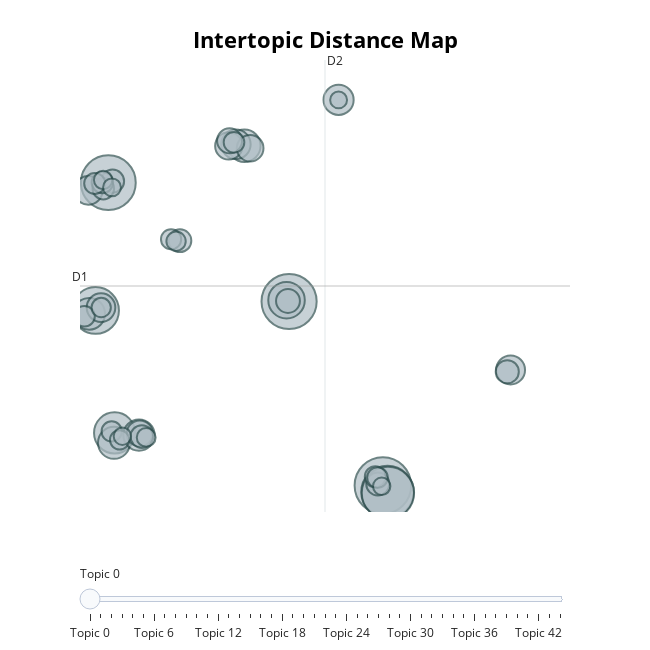

The code cell stored with this chart in its notebook:
### Code cell
default_topic_model.visualize_topics()

### Figure 1 — Plotly figure (JSON) as saved in the notebook; plotly's stock layout.template omitted (floating-point values rounded to 4 significant figures; data arrays with more than 128 entries replaced by an {"elided": "..."} marker saying what was removed)
{"data": [{"customdata": {"elided": "45x3 mixed values"}, "hovertemplate": "<b>Topic %{customdata[0]}</b><br>%{customdata[1]}<br>Size: %{customdata[2]}", "legendgroup": "", "marker": {"color": "#B0BEC5", "line": {"color": "DarkSlateGrey", "width": 2}, "size": [180, 171, 169, 155, 154, 123, 95, 75, 59, 58, 57, 55, 51, 49, 47, 46, 46, 42, 40, 38, 35, 32, 30, 30, 30, 29, 29, 26, 26, 25, 25, 24, 24, 24, 23, 23, 21, 21, 21, 20, 19, 18, 17, 17, 16], "sizemode": "area", "sizeref": 0.1125, "symbol": "circle"}, "mode": "markers", "name": "", "orientation": "v", "showlegend": false, "type": "scatter", "x": [10.01, 6.513, -0.2298, 10.18, 10.2, -0.7068, 0.00406, 6.418, 4.846, -0.01683, -0.946, 0.9124, 8.36, 4.529, 14.78, -0.5024, -0.9779, 4.265, 5.061, 0.9409, 4.293, 6.472, -0.07229, 9.823, 14.65, 2.443, 1.019, -0.4167, -0.452, -0.7374, 9.731, 4.458, 9.81, -1.119, -0.1056, 2.111, -0.4964, 0.1918, 2.297, 1.182, -0.4233, -0.09347, 0.294, 9.968, 8.36], "xaxis": "x", "y": [-8.577, 4.595, 13.11, -9.046, -9.109, 3.957, -4.81, 4.69, 15.75, -5.52, 3.717, -4.965, 19.04, 15.86, -0.3027, 4.162, 12.56, 15.74, 15.58, -4.85, 16.11, 4.636, 13.22, -8.465, -0.4283, 8.956, -5.073, 12.68, 13.13, 13.05, -7.952, 16.0, -8.01, 3.544, -4.707, 9.057, 4.168, -5.31, 8.916, -5.134, 13.3, 12.77, -5.047, -8.634, 19.04], "yaxis": "y"}], "layout": {"annotations": [{"showarrow": false, "text": "D1", "x": -1.287, "y": 5.709, "yshift": 10}, {"showarrow": false, "text": "D2", "x": 7.853, "xshift": 10, "y": 21.89}], "height": 650, "hoverlabel": {"bgcolor": "white", "font": {"family": "Rockwell", "size": 16}}, "legend": {"itemsizing": "constant", "tracegroupgap": 0}, "margin": {"t": 60}, "shapes": [{"line": {"color": "#CFD8DC", "width": 2}, "type": "line", "x0": 7.853, "x1": 7.853, "y0": -10.48, "y1": 21.89}, {"line": {"color": "#9E9E9E", "width": 2}, "type": "line", "x0": -1.287, "x1": 16.99, "y0": 5.709, "y1": 5.709}], "sliders": [{"active": 0, "pad": {"t": 50}, "steps": [{"args": [{"marker.color": [["red", "#B0BEC5", "#B0BEC5", "#B0BEC5", "#B0BEC5", "#B0BEC5", "#B0BEC5", "#B0BEC5", "#B0BEC5", "#B0BEC5", "#B0BEC5", "#B0BEC5", "#B0BEC5", "#B0BEC5", "#B0BEC5", "#B0BEC5", "#B0BEC5", "#B0BEC5", "#B0BEC5", "#B0BEC5", "#B0BEC5", "#B0BEC5", "#B0BEC5", "#B0BEC5", "#B0BEC5", "#B0BEC5", "#B0BEC5", "#B0BEC5", "#B0BEC5", "#B0BEC5", "#B0BEC5", "#B0BEC5", "#B0BEC5", "#B0BEC5", "#B0BEC5", "#B0BEC5", "#B0BEC5", "#B0BEC5", "#B0BEC5", "#B0BEC5", "#B0BEC5", "#B0BEC5", "#B0BEC5", "#B0BEC5", "#B0BEC5"]]}], "label": "Topic 0", "method": "update"}, {"args": [{"marker.color": [["#B0BEC5", "red", "#B0BEC5", "#B0BEC5", "#B0BEC5", "#B0BEC5", "#B0BEC5", "#B0BEC5", "#B0BEC5", "#B0BEC5", "#B0BEC5", "#B0BEC5", "#B0BEC5", "#B0BEC5", "#B0BEC5", "#B0BEC5", "#B0BEC5", "#B0BEC5", "#B0BEC5", "#B0BEC5", "#B0BEC5", "#B0BEC5", "#B0BEC5", "#B0BEC5", "#B0BEC5", "#B0BEC5", "#B0BEC5", "#B0BEC5", "#B0BEC5", "#B0BEC5", "#B0BEC5", "#B0BEC5", "#B0BEC5", "#B0BEC5", "#B0BEC5", "#B0BEC5", "#B0BEC5", "#B0BEC5", "#B0BEC5", "#B0BEC5", "#B0BEC5", "#B0BEC5", "#B0BEC5", "#B0BEC5", "#B0BEC5"]]}], "label": "Topic 1", "method": "update"}, {"args": [{"marker.color": [["#B0BEC5", "#B0BEC5", "red", "#B0BEC5", "#B0BEC5", "#B0BEC5", "#B0BEC5", "#B0BEC5", "#B0BEC5", "#B0BEC5", "#B0BEC5", "#B0BEC5", "#B0BEC5", "#B0BEC5", "#B0BEC5", "#B0BEC5", "#B0BEC5", "#B0BEC5", "#B0BEC5", "#B0BEC5", "#B0BEC5", "#B0BEC5", "#B0BEC5", "#B0BEC5", "#B0BEC5", "#B0BEC5", "#B0BEC5", "#B0BEC5", "#B0BEC5", "#B0BEC5", "#B0BEC5", "#B0BEC5", "#B0BEC5", "#B0BEC5", "#B0BEC5", "#B0BEC5", "#B0BEC5", "#B0BEC5", "#B0BEC5", "#B0BEC5", "#B0BEC5", "#B0BEC5", "#B0BEC5", "#B0BEC5", "#B0BEC5"]]}], "label": "Topic 2", "method": "update"}, {"args": [{"marker.color": [["#B0BEC5", "#B0BEC5", "#B0BEC5", "red", "#B0BEC5", "#B0BEC5", "#B0BEC5", "#B0BEC5", "#B0BEC5", "#B0BEC5", "#B0BEC5", "#B0BEC5", "#B0BEC5", "#B0BEC5", "#B0BEC5", "#B0BEC5", "#B0BEC5", "#B0BEC5", "#B0BEC5", "#B0BEC5", "#B0BEC5", "#B0BEC5", "#B0BEC5", "#B0BEC5", "#B0BEC5", "#B0BEC5", "#B0BEC5", "#B0BEC5", "#B0BEC5", "#B0BEC5", "#B0BEC5", "#B0BEC5", "#B0BEC5", "#B0BEC5", "#B0BEC5", "#B0BEC5", "#B0BEC5", "#B0BEC5", "#B0BEC5", "#B0BEC5", "#B0BEC5", "#B0BEC5", "#B0BEC5", "#B0BEC5", "#B0BEC5"]]}], "label": "Topic 3", "method": "update"}, {"args": [{"marker.color": [["#B0BEC5", "#B0BEC5", "#B0BEC5", "#B0BEC5", "red", "#B0BEC5", "#B0BEC5", "#B0BEC5", "#B0BEC5", "#B0BEC5", "#B0BEC5", "#B0BEC5", "#B0BEC5", "#B0BEC5", "#B0BEC5", "#B0BEC5", "#B0BEC5", "#B0BEC5", "#B0BEC5", "#B0BEC5", "#B0BEC5", "#B0BEC5", "#B0BEC5", "#B0BEC5", "#B0BEC5", "#B0BEC5", "#B0BEC5", "#B0BEC5", "#B0BEC5", "#B0BEC5", "#B0BEC5", "#B0BEC5", "#B0BEC5", "#B0BEC5", "#B0BEC5", "#B0BEC5", "#B0BEC5", "#B0BEC5", "#B0BEC5", "#B0BEC5", "#B0BEC5", "#B0BEC5", "#B0BEC5", "#B0BEC5", "#B0BEC5"]]}], "label": "Topic 4", "method": "update"}, {"args": [{"marker.color": [["#B0BEC5", "#B0BEC5", "#B0BEC5", "#B0BEC5", "#B0BEC5", "red", "#B0BEC5", "#B0BEC5", "#B0BEC5", "#B0BEC5", "#B0BEC5", "#B0BEC5", "#B0BEC5", "#B0BEC5", "#B0BEC5", "#B0BEC5", "#B0BEC5", "#B0BEC5", "#B0BEC5", "#B0BEC5", "#B0BEC5", "#B0BEC5", "#B0BEC5", "#B0BEC5", "#B0BEC5", "#B0BEC5", "#B0BEC5", "#B0BEC5", "#B0BEC5", "#B0BEC5", "#B0BEC5", "#B0BEC5", "#B0BEC5", "#B0BEC5", "#B0BEC5", "#B0BEC5", "#B0BEC5", "#B0BEC5", "#B0BEC5", "#B0BEC5", "#B0BEC5", "#B0BEC5", "#B0BEC5", "#B0BEC5", "#B0BEC5"]]}], "label": "Topic 5", "method": "update"}, {"args": [{"marker.color": [["#B0BEC5", "#B0BEC5", "#B0BEC5", "#B0BEC5", "#B0BEC5", "#B0BEC5", "red", "#B0BEC5", "#B0BEC5", "#B0BEC5", "#B0BEC5", "#B0BEC5", "#B0BEC5", "#B0BEC5", "#B0BEC5", "#B0BEC5", "#B0BEC5", "#B0BEC5", "#B0BEC5", "#B0BEC5", "#B0BEC5", "#B0BEC5", "#B0BEC5", "#B0BEC5", "#B0BEC5", "#B0BEC5", "#B0BEC5", "#B0BEC5", "#B0BEC5", "#B0BEC5", "#B0BEC5", "#B0BEC5", "#B0BEC5", "#B0BEC5", "#B0BEC5", "#B0BEC5", "#B0BEC5", "#B0BEC5", "#B0BEC5", "#B0BEC5", "#B0BEC5", "#B0BEC5", "#B0BEC5", "#B0BEC5", "#B0BEC5"]]}], "label": "Topic 6", "method": "update"}, {"args": [{"marker.color": [["#B0BEC5", "#B0BEC5", "#B0BEC5", "#B0BEC5", "#B0BEC5", "#B0BEC5", "#B0BEC5", "red", "#B0BEC5", "#B0BEC5", "#B0BEC5", "#B0BEC5", "#B0BEC5", "#B0BEC5", "#B0BEC5", "#B0BEC5", "#B0BEC5", "#B0BEC5", "#B0BEC5", "#B0BEC5", "#B0BEC5", "#B0BEC5", "#B0BEC5", "#B0BEC5", "#B0BEC5", "#B0BEC5", "#B0BEC5", "#B0BEC5", "#B0BEC5", "#B0BEC5", "#B0BEC5", "#B0BEC5", "#B0BEC5", "#B0BEC5", "#B0BEC5", "#B0BEC5", "#B0BEC5", "#B0BEC5", "#B0BEC5", "#B0BEC5", "#B0BEC5", "#B0BEC5", "#B0BEC5", "#B0BEC5", "#B0BEC5"]]}], "label": "Topic 7", "method": "update"}, {"args": [{"marker.color": [["#B0BEC5", "#B0BEC5", "#B0BEC5", "#B0BEC5", "#B0BEC5", "#B0BEC5", "#B0BEC5", "#B0BEC5", "red", "#B0BEC5", "#B0BEC5", "#B0BEC5", "#B0BEC5", "#B0BEC5", "#B0BEC5", "#B0BEC5", "#B0BEC5", "#B0BEC5", "#B0BEC5", "#B0BEC5", "#B0BEC5", "#B0BEC5", "#B0BEC5", "#B0BEC5", "#B0BEC5", "#B0BEC5", "#B0BEC5", "#B0BEC5", "#B0BEC5", "#B0BEC5", "#B0BEC5", "#B0BEC5", "#B0BEC5", "#B0BEC5", "#B0BEC5", "#B0BEC5", "#B0BEC5", "#B0BEC5", "#B0BEC5", "#B0BEC5", "#B0BEC5", "#B0BEC5", "#B0BEC5", "#B0BEC5", "#B0BEC5"]]}], "label": "Topic 8", "method": "update"}, {"args": [{"marker.color": [["#B0BEC5", "#B0BEC5", "#B0BEC5", "#B0BEC5", "#B0BEC5", "#B0BEC5", "#B0BEC5", "#B0BEC5", "#B0BEC5", "red", "#B0BEC5", "#B0BEC5", "#B0BEC5", "#B0BEC5", "#B0BEC5", "#B0BEC5", "#B0BEC5", "#B0BEC5", "#B0BEC5", "#B0BEC5", "#B0BEC5", "#B0BEC5", "#B0BEC5", "#B0BEC5", "#B0BEC5", "#B0BEC5", "#B0BEC5", "#B0BEC5", "#B0BEC5", "#B0BEC5", "#B0BEC5", "#B0BEC5", "#B0BEC5", "#B0BEC5", "#B0BEC5", "#B0BEC5", "#B0BEC5", "#B0BEC5", "#B0BEC5", "#B0BEC5", "#B0BEC5", "#B0BEC5", "#B0BEC5", "#B0BEC5", "#B0BEC5"]]}], "label": "Topic 9", "method": "update"}, {"args": [{"marker.color": [["#B0BEC5", "#B0BEC5", "#B0BEC5", "#B0BEC5", "#B0BEC5", "#B0BEC5", "#B0BEC5", "#B0BEC5", "#B0BEC5", "#B0BEC5", "red", "#B0BEC5", "#B0BEC5", "#B0BEC5", "#B0BEC5", "#B0BEC5", "#B0BEC5", "#B0BEC5", "#B0BEC5", "#B0BEC5", "#B0BEC5", "#B0BEC5", "#B0BEC5", "#B0BEC5", "#B0BEC5", "#B0BEC5", "#B0BEC5", "#B0BEC5", "#B0BEC5", "#B0BEC5", "#B0BEC5", "#B0BEC5", "#B0BEC5", "#B0BEC5", "#B0BEC5", "#B0BEC5", "#B0BEC5", "#B0BEC5", "#B0BEC5", "#B0BEC5", "#B0BEC5", "#B0BEC5", "#B0BEC5", "#B0BEC5", "#B0BEC5"]]}], "label": "Topic 10", "method": "update"}, {"args": [{"marker.color": [["#B0BEC5", "#B0BEC5", "#B0BEC5", "#B0BEC5", "#B0BEC5", "#B0BEC5", "#B0BEC5", "#B0BEC5", "#B0BEC5", "#B0BEC5", "#B0BEC5", "red", "#B0BEC5", "#B0BEC5", "#B0BEC5", "#B0BEC5", "#B0BEC5", "#B0BEC5", "#B0BEC5", "#B0BEC5", "#B0BEC5", "#B0BEC5", "#B0BEC5", "#B0BEC5", "#B0BEC5", "#B0BEC5", "#B0BEC5", "#B0BEC5", "#B0BEC5", "#B0BEC5", "#B0BEC5", "#B0BEC5", "#B0BEC5", "#B0BEC5", "#B0BEC5", "#B0BEC5", "#B0BEC5", "#B0BEC5", "#B0BEC5", "#B0BEC5", "#B0BEC5", "#B0BEC5", "#B0BEC5", "#B0BEC5", "#B0BEC5"]]}], "label": "Topic 11", "method": "update"}, {"args": [{"marker.color": [["#B0BEC5", "#B0BEC5", "#B0BEC5", "#B0BEC5", "#B0BEC5", "#B0BEC5", "#B0BEC5", "#B0BEC5", "#B0BEC5", "#B0BEC5", "#B0BEC5", "#B0BEC5", "red", "#B0BEC5", "#B0BEC5", "#B0BEC5", "#B0BEC5", "#B0BEC5", "#B0BEC5", "#B0BEC5", "#B0BEC5", "#B0BEC5", "#B0BEC5", "#B0BEC5", "#B0BEC5", "#B0BEC5", "#B0BEC5", "#B0BEC5", "#B0BEC5", "#B0BEC5", "#B0BEC5", "#B0BEC5", "#B0BEC5", "#B0BEC5", "#B0BEC5", "#B0BEC5", "#B0BEC5", "#B0BEC5", "#B0BEC5", "#B0BEC5", "#B0BEC5", "#B0BEC5", "#B0BEC5", "#B0BEC5", "#B0BEC5"]]}], "label": "Topic 12", "method": "update"}, {"args": [{"marker.color": [["#B0BEC5", "#B0BEC5", "#B0BEC5", "#B0BEC5", "#B0BEC5", "#B0BEC5", "#B0BEC5", "#B0BEC5", "#B0BEC5", "#B0BEC5", "#B0BEC5", "#B0BEC5", "#B0BEC5", "red", "#B0BEC5", "#B0BEC5", "#B0BEC5", "#B0BEC5", "#B0BEC5", "#B0BEC5", "#B0BEC5", "#B0BEC5", "#B0BEC5", "#B0BEC5", "#B0BEC5", "#B0BEC5", "#B0BEC5", "#B0BEC5", "#B0BEC5", "#B0BEC5", "#B0BEC5", "#B0BEC5", "#B0BEC5", "#B0BEC5", "#B0BEC5", "#B0BEC5", "#B0BEC5", "#B0BEC5", "#B0BEC5", "#B0BEC5", "#B0BEC5", "#B0BEC5", "#B0BEC5", "#B0BEC5", "#B0BEC5"]]}], "label": "Topic 13", "method": "update"}, {"args": [{"marker.color": [["#B0BEC5", "#B0BEC5", "#B0BEC5", "#B0BEC5", "#B0BEC5", "#B0BEC5", "#B0BEC5", "#B0BEC5", "#B0BEC5", "#B0BEC5", "#B0BEC5", "#B0BEC5", "#B0BEC5", "#B0BEC5", "red", "#B0BEC5", "#B0BEC5", "#B0BEC5", "#B0BEC5", "#B0BEC5", "#B0BEC5", "#B0BEC5", "#B0BEC5", "#B0BEC5", "#B0BEC5", "#B0BEC5", "#B0BEC5", "#B0BEC5", "#B0BEC5", "#B0BEC5", "#B0BEC5", "#B0BEC5", "#B0BEC5", "#B0BEC5", "#B0BEC5", "#B0BEC5", "#B0BEC5", "#B0BEC5", "#B0BEC5", "#B0BEC5", "#B0BEC5", "#B0BEC5", "#B0BEC5", "#B0BEC5", "#B0BEC5"]]}], "label": "Topic 14", "method": "update"}, {"args": [{"marker.color": [["#B0BEC5", "#B0BEC5", "#B0BEC5", "#B0BEC5", "#B0BEC5", "#B0BEC5", "#B0BEC5", "#B0BEC5", "#B0BEC5", "#B0BEC5", "#B0BEC5", "#B0BEC5", "#B0BEC5", "#B0BEC5", "#B0BEC5", "red", "#B0BEC5", "#B0BEC5", "#B0BEC5", "#B0BEC5", "#B0BEC5", "#B0BEC5", "#B0BEC5", "#B0BEC5", "#B0BEC5", "#B0BEC5", "#B0BEC5", "#B0BEC5", "#B0BEC5", "#B0BEC5", "#B0BEC5", "#B0BEC5", "#B0BEC5", "#B0BEC5", "#B0BEC5", "#B0BEC5", "#B0BEC5", "#B0BEC5", "#B0BEC5", "#B0BEC5", "#B0BEC5", "#B0BEC5", "#B0BEC5", "#B0BEC5", "#B0BEC5"]]}], "label": "Topic 15", "method": "update"}, {"args": [{"marker.color": [["#B0BEC5", "#B0BEC5", "#B0BEC5", "#B0BEC5", "#B0BEC5", "#B0BEC5", "#B0BEC5", "#B0BEC5", "#B0BEC5", "#B0BEC5", "#B0BEC5", "#B0BEC5", "#B0BEC5", "#B0BEC5", "#B0BEC5", "#B0BEC5", "red", "#B0BEC5", "#B0BEC5", "#B0BEC5", "#B0BEC5", "#B0BEC5", "#B0BEC5", "#B0BEC5", "#B0BEC5", "#B0BEC5", "#B0BEC5", "#B0BEC5", "#B0BEC5", "#B0BEC5", "#B0BEC5", "#B0BEC5", "#B0BEC5", "#B0BEC5", "#B0BEC5", "#B0BEC5", "#B0BEC5", "#B0BEC5", "#B0BEC5", "#B0BEC5", "#B0BEC5", "#B0BEC5", "#B0BEC5", "#B0BEC5", "#B0BEC5"]]}], "label": "Topic 16", "method": "update"}, {"args": [{"marker.color": [["#B0BEC5", "#B0BEC5", "#B0BEC5", "#B0BEC5", "#B0BEC5", "#B0BEC5", "#B0BEC5", "#B0BEC5", "#B0BEC5", "#B0BEC5", "#B0BEC5", "#B0BEC5", "#B0BEC5", "#B0BEC5", "#B0BEC5", "#B0BEC5", "#B0BEC5", "red", "#B0BEC5", "#B0BEC5", "#B0BEC5", "#B0BEC5", "#B0BEC5", "#B0BEC5", "#B0BEC5", "#B0BEC5", "#B0BEC5", "#B0BEC5", "#B0BEC5", "#B0BEC5", "#B0BEC5", "#B0BEC5", "#B0BEC5", "#B0BEC5", "#B0BEC5", "#B0BEC5", "#B0BEC5", "#B0BEC5", "#B0BEC5", "#B0BEC5", "#B0BEC5", "#B0BEC5", "#B0BEC5", "#B0BEC5", "#B0BEC5"]]}], "label": "Topic 17", "method": "update"}, {"args": [{"marker.color": [["#B0BEC5", "#B0BEC5", "#B0BEC5", "#B0BEC5", "#B0BEC5", "#B0BEC5", "#B0BEC5", "#B0BEC5", "#B0BEC5", "#B0BEC5", "#B0BEC5", "#B0BEC5", "#B0BEC5", "#B0BEC5", "#B0BEC5", "#B0BEC5", "#B0BEC5", "#B0BEC5", "red", "#B0BEC5", "#B0BEC5", "#B0BEC5", "#B0BEC5", "#B0BEC5", "#B0BEC5", "#B0BEC5", "#B0BEC5", "#B0BEC5", "#B0BEC5", "#B0BEC5", "#B0BEC5", "#B0BEC5", "#B0BEC5", "#B0BEC5", "#B0BEC5", "#B0BEC5", "#B0BEC5", "#B0BEC5", "#B0BEC5", "#B0BEC5", "#B0BEC5", "#B0BEC5", "#B0BEC5", "#B0BEC5", "#B0BEC5"]]}], "label": "Topic 18", "method": "update"}, {"args": [{"marker.color": [["#B0BEC5", "#B0BEC5", "#B0BEC5", "#B0BEC5", "#B0BEC5", "#B0BEC5", "#B0BEC5", "#B0BEC5", "#B0BEC5", "#B0BEC5", "#B0BEC5", "#B0BEC5", "#B0BEC5", "#B0BEC5", "#B0BEC5", "#B0BEC5", "#B0BEC5", "#B0BEC5", "#B0BEC5", "red", "#B0BEC5", "#B0BEC5", "#B0BEC5", "#B0BEC5", "#B0BEC5", "#B0BEC5", "#B0BEC5", "#B0BEC5", "#B0BEC5", "#B0BEC5", "#B0BEC5", "#B0BEC5", "#B0BEC5", "#B0BEC5", "#B0BEC5", "#B0BEC5", "#B0BEC5", "#B0BEC5", "#B0BEC5", "#B0BEC5", "#B0BEC5", "#B0BEC5", "#B0BEC5", "#B0BEC5", "#B0BEC5"]]}], "label": "Topic 19", "method": "update"}, {"args": [{"marker.color": [["#B0BEC5", "#B0BEC5", "#B0BEC5", "#B0BEC5", "#B0BEC5", "#B0BEC5", "#B0BEC5", "#B0BEC5", "#B0BEC5", "#B0BEC5", "#B0BEC5", "#B0BEC5", "#B0BEC5", "#B0BEC5", "#B0BEC5", "#B0BEC5", "#B0BEC5", "#B0BEC5", "#B0BEC5", "#B0BEC5", "red", "#B0BEC5", "#B0BEC5", "#B0BEC5", "#B0BEC5", "#B0BEC5", "#B0BEC5", "#B0BEC5", "#B0BEC5", "#B0BEC5", "#B0BEC5", "#B0BEC5", "#B0BEC5", "#B0BEC5", "#B0BEC5", "#B0BEC5", "#B0BEC5", "#B0BEC5", "#B0BEC5", "#B0BEC5", "#B0BEC5", "#B0BEC5", "#B0BEC5", "#B0BEC5", "#B0BEC5"]]}], "label": "Topic 20", "method": "update"}, {"args": [{"marker.color": [["#B0BEC5", "#B0BEC5", "#B0BEC5", "#B0BEC5", "#B0BEC5", "#B0BEC5", "#B0BEC5", "#B0BEC5", "#B0BEC5", "#B0BEC5", "#B0BEC5", "#B0BEC5", "#B0BEC5", "#B0BEC5", "#B0BEC5", "#B0BEC5", "#B0BEC5", "#B0BEC5", "#B0BEC5", "#B0BEC5", "#B0BEC5", "red", "#B0BEC5", "#B0BEC5", "#B0BEC5", "#B0BEC5", "#B0BEC5", "#B0BEC5", "#B0BEC5", "#B0BEC5", "#B0BEC5", "#B0BEC5", "#B0BEC5", "#B0BEC5", "#B0BEC5", "#B0BEC5", "#B0BEC5", "#B0BEC5", "#B0BEC5", "#B0BEC5", "#B0BEC5", "#B0BEC5", "#B0BEC5", "#B0BEC5", "#B0BEC5"]]}], "label": "Topic 21", "method": "update"}, {"args": [{"marker.color": [["#B0BEC5", "#B0BEC5", "#B0BEC5", "#B0BEC5", "#B0BEC5", "#B0BEC5", "#B0BEC5", "#B0BEC5", "#B0BEC5", "#B0BEC5", "#B0BEC5", "#B0BEC5", "#B0BEC5", "#B0BEC5", "#B0BEC5", "#B0BEC5", "#B0BEC5", "#B0BEC5", "#B0BEC5", "#B0BEC5", "#B0BEC5", "#B0BEC5", "red", "#B0BEC5", "#B0BEC5", "#B0BEC5", "#B0BEC5", "#B0BEC5", "#B0BEC5", "#B0BEC5", "#B0BEC5", "#B0BEC5", "#B0BEC5", "#B0BEC5", "#B0BEC5", "#B0BEC5", "#B0BEC5", "#B0BEC5", "#B0BEC5", "#B0BEC5", "#B0BEC5", "#B0BEC5", "#B0BEC5", "#B0BEC5", "#B0BEC5"]]}], "label": "Topic 22", "method": "update"}, {"args": [{"marker.color": [["#B0BEC5", "#B0BEC5", "#B0BEC5", "#B0BEC5", "#B0BEC5", "#B0BEC5", "#B0BEC5", "#B0BEC5", "#B0BEC5", "#B0BEC5", "#B0BEC5", "#B0BEC5", "#B0BEC5", "#B0BEC5", "#B0BEC5", "#B0BEC5", "#B0BEC5", "#B0BEC5", "#B0BEC5", "#B0BEC5", "#B0BEC5", "#B0BEC5", "#B0BEC5", "red", "#B0BEC5", "#B0BEC5", "#B0BEC5", "#B0BEC5", "#B0BEC5", "#B0BEC5", "#B0BEC5", "#B0BEC5", "#B0BEC5", "#B0BEC5", "#B0BEC5", "#B0BEC5", "#B0BEC5", "#B0BEC5", "#B0BEC5", "#B0BEC5", "#B0BEC5", "#B0BEC5", "#B0BEC5", "#B0BEC5", "#B0BEC5"]]}], "label": "Topic 23", "method": "update"}, {"args": [{"marker.color": [["#B0BEC5", "#B0BEC5", "#B0BEC5", "#B0BEC5", "#B0BEC5", "#B0BEC5", "#B0BEC5", "#B0BEC5", "#B0BEC5", "#B0BEC5", "#B0BEC5", "#B0BEC5", "#B0BEC5", "#B0BEC5", "#B0BEC5", "#B0BEC5", "#B0BEC5", "#B0BEC5", "#B0BEC5", "#B0BEC5", "#B0BEC5", "#B0BEC5", "#B0BEC5", "#B0BEC5", "red", "#B0BEC5", "#B0BEC5", "#B0BEC5", "#B0BEC5", "#B0BEC5", "#B0BEC5", "#B0BEC5", "#B0BEC5", "#B0BEC5", "#B0BEC5", "#B0BEC5", "#B0BEC5", "#B0BEC5", "#B0BEC5", "#B0BEC5", "#B0BEC5", "#B0BEC5", "#B0BEC5", "#B0BEC5", "#B0BEC5"]]}], "label": "Topic 24", "method": "update"}, {"args": [{"marker.color": [["#B0BEC5", "#B0BEC5", "#B0BEC5", "#B0BEC5", "#B0BEC5", "#B0BEC5", "#B0BEC5", "#B0BEC5", "#B0BEC5", "#B0BEC5", "#B0BEC5", "#B0BEC5", "#B0BEC5", "#B0BEC5", "#B0BEC5", "#B0BEC5", "#B0BEC5", "#B0BEC5", "#B0BEC5", "#B0BEC5", "#B0BEC5", "#B0BEC5", "#B0BEC5", "#B0BEC5", "#B0BEC5", "red", "#B0BEC5", "#B0BEC5", "#B0BEC5", "#B0BEC5", "#B0BEC5", "#B0BEC5", "#B0BEC5", "#B0BEC5", "#B0BEC5", "#B0BEC5", "#B0BEC5", "#B0BEC5", "#B0BEC5", "#B0BEC5", "#B0BEC5", "#B0BEC5", "#B0BEC5", "#B0BEC5", "#B0BEC5"]]}], "label": "Topic 25", "method": "update"}, {"args": [{"marker.color": [["#B0BEC5", "#B0BEC5", "#B0BEC5", "#B0BEC5", "#B0BEC5", "#B0BEC5", "#B0BEC5", "#B0BEC5", "#B0BEC5", "#B0BEC5", "#B0BEC5", "#B0BEC5", "#B0BEC5", "#B0BEC5", "#B0BEC5", "#B0BEC5", "#B0BEC5", "#B0BEC5", "#B0BEC5", "#B0BEC5", "#B0BEC5", "#B0BEC5", "#B0BEC5", "#B0BEC5", "#B0BEC5", "#B0BEC5", "red", "#B0BEC5", "#B0BEC5", "#B0BEC5", "#B0BEC5", "#B0BEC5", "#B0BEC5", "#B0BEC5", "#B0BEC5", "#B0BEC5", "#B0BEC5", "#B0BEC5", "#B0BEC5", "#B0BEC5", "#B0BEC5", "#B0BEC5", "#B0BEC5", "#B0BEC5", "#B0BEC5"]]}], "label": "Topic 26", "method": "update"}, {"args": [{"marker.color": [["#B0BEC5", "#B0BEC5", "#B0BEC5", "#B0BEC5", "#B0BEC5", "#B0BEC5", "#B0BEC5", "#B0BEC5", "#B0BEC5", "#B0BEC5", "#B0BEC5", "#B0BEC5", "#B0BEC5", "#B0BEC5", "#B0BEC5", "#B0BEC5", "#B0BEC5", "#B0BEC5", "#B0BEC5", "#B0BEC5", "#B0BEC5", "#B0BEC5", "#B0BEC5", "#B0BEC5", "#B0BEC5", "#B0BEC5", "#B0BEC5", "red", "#B0BEC5", "#B0BEC5", "#B0BEC5", "#B0BEC5", "#B0BEC5", "#B0BEC5", "#B0BEC5", "#B0BEC5", "#B0BEC5", "#B0BEC5", "#B0BEC5", "#B0BEC5", "#B0BEC5", "#B0BEC5", "#B0BEC5", "#B0BEC5", "#B0BEC5"]]}], "label": "Topic 27", "method": "update"}, {"args": [{"marker.color": [["#B0BEC5", "#B0BEC5", "#B0BEC5", "#B0BEC5", "#B0BEC5", "#B0BEC5", "#B0BEC5", "#B0BEC5", "#B0BEC5", "#B0BEC5", "#B0BEC5", "#B0BEC5", "#B0BEC5", "#B0BEC5", "#B0BEC5", "#B0BEC5", "#B0BEC5", "#B0BEC5", "#B0BEC5", "#B0BEC5", "#B0BEC5", "#B0BEC5", "#B0BEC5", "#B0BEC5", "#B0BEC5", "#B0BEC5", "#B0BEC5", "#B0BEC5", "red", "#B0BEC5", "#B0BEC5", "#B0BEC5", "#B0BEC5", "#B0BEC5", "#B0BEC5", "#B0BEC5", "#B0BEC5", "#B0BEC5", "#B0BEC5", "#B0BEC5", "#B0BEC5", "#B0BEC5", "#B0BEC5", "#B0BEC5", "#B0BEC5"]]}], "label": "Topic 28", "method": "update"}, {"args": [{"marker.color": [["#B0BEC5", "#B0BEC5", "#B0BEC5", "#B0BEC5", "#B0BEC5", "#B0BEC5", "#B0BEC5", "#B0BEC5", "#B0BEC5", "#B0BEC5", "#B0BEC5", "#B0BEC5", "#B0BEC5", "#B0BEC5", "#B0BEC5", "#B0BEC5", "#B0BEC5", "#B0BEC5", "#B0BEC5", "#B0BEC5", "#B0BEC5", "#B0BEC5", "#B0BEC5", "#B0BEC5", "#B0BEC5", "#B0BEC5", "#B0BEC5", "#B0BEC5", "#B0BEC5", "red", "#B0BEC5", "#B0BEC5", "#B0BEC5", "#B0BEC5", "#B0BEC5", "#B0BEC5", "#B0BEC5", "#B0BEC5", "#B0BEC5", "#B0BEC5", "#B0BEC5", "#B0BEC5", "#B0BEC5", "#B0BEC5", "#B0BEC5"]]}], "label": "Topic 29", "method": "update"}, {"args": [{"marker.color": [["#B0BEC5", "#B0BEC5", "#B0BEC5", "#B0BEC5", "#B0BEC5", "#B0BEC5", "#B0BEC5", "#B0BEC5", "#B0BEC5", "#B0BEC5", "#B0BEC5", "#B0BEC5", "#B0BEC5", "#B0BEC5", "#B0BEC5", "#B0BEC5", "#B0BEC5", "#B0BEC5", "#B0BEC5", "#B0BEC5", "#B0BEC5", "#B0BEC5", "#B0BEC5", "#B0BEC5", "#B0BEC5", "#B0BEC5", "#B0BEC5", "#B0BEC5", "#B0BEC5", "#B0BEC5", "red", "#B0BEC5", "#B0BEC5", "#B0BEC5", "#B0BEC5", "#B0BEC5", "#B0BEC5", "#B0BEC5", "#B0BEC5", "#B0BEC5", "#B0BEC5", "#B0BEC5", "#B0BEC5", "#B0BEC5", "#B0BEC5"]]}], "label": "Topic 30", "method": "update"}, {"args": [{"marker.color": [["#B0BEC5", "#B0BEC5", "#B0BEC5", "#B0BEC5", "#B0BEC5", "#B0BEC5", "#B0BEC5", "#B0BEC5", "#B0BEC5", "#B0BEC5", "#B0BEC5", "#B0BEC5", "#B0BEC5", "#B0BEC5", "#B0BEC5", "#B0BEC5", "#B0BEC5", "#B0BEC5", "#B0BEC5", "#B0BEC5", "#B0BEC5", "#B0BEC5", "#B0BEC5", "#B0BEC5", "#B0BEC5", "#B0BEC5", "#B0BEC5", "#B0BEC5", "#B0BEC5", "#B0BEC5", "#B0BEC5", "red", "#B0BEC5", "#B0BEC5", "#B0BEC5", "#B0BEC5", "#B0BEC5", "#B0BEC5", "#B0BEC5", "#B0BEC5", "#B0BEC5", "#B0BEC5", "#B0BEC5", "#B0BEC5", "#B0BEC5"]]}], "label": "Topic 31", "method": "update"}, {"args": [{"marker.color": [["#B0BEC5", "#B0BEC5", "#B0BEC5", "#B0BEC5", "#B0BEC5", "#B0BEC5", "#B0BEC5", "#B0BEC5", "#B0BEC5", "#B0BEC5", "#B0BEC5", "#B0BEC5", "#B0BEC5", "#B0BEC5", "#B0BEC5", "#B0BEC5", "#B0BEC5", "#B0BEC5", "#B0BEC5", "#B0BEC5", "#B0BEC5", "#B0BEC5", "#B0BEC5", "#B0BEC5", "#B0BEC5", "#B0BEC5", "#B0BEC5", "#B0BEC5", "#B0BEC5", "#B0BEC5", "#B0BEC5", "#B0BEC5", "red", "#B0BEC5", "#B0BEC5", "#B0BEC5", "#B0BEC5", "#B0BEC5", "#B0BEC5", "#B0BEC5", "#B0BEC5", "#B0BEC5", "#B0BEC5", "#B0BEC5", "#B0BEC5"]]}], "label": "Topic 32", "method": "update"}, {"args": [{"marker.color": [["#B0BEC5", "#B0BEC5", "#B0BEC5", "#B0BEC5", "#B0BEC5", "#B0BEC5", "#B0BEC5", "#B0BEC5", "#B0BEC5", "#B0BEC5", "#B0BEC5", "#B0BEC5", "#B0BEC5", "#B0BEC5", "#B0BEC5", "#B0BEC5", "#B0BEC5", "#B0BEC5", "#B0BEC5", "#B0BEC5", "#B0BEC5", "#B0BEC5", "#B0BEC5", "#B0BEC5", "#B0BEC5", "#B0BEC5", "#B0BEC5", "#B0BEC5", "#B0BEC5", "#B0BEC5", "#B0BEC5", "#B0BEC5", "#B0BEC5", "red", "#B0BEC5", "#B0BEC5", "#B0BEC5", "#B0BEC5", "#B0BEC5", "#B0BEC5", "#B0BEC5", "#B0BEC5", "#B0BEC5", "#B0BEC5", "#B0BEC5"]]}], "label": "Topic 33", "method": "update"}, {"args": [{"marker.color": [["#B0BEC5", "#B0BEC5", "#B0BEC5", "#B0BEC5", "#B0BEC5", "#B0BEC5", "#B0BEC5", "#B0BEC5", "#B0BEC5", "#B0BEC5", "#B0BEC5", "#B0BEC5", "#B0BEC5", "#B0BEC5", "#B0BEC5", "#B0BEC5", "#B0BEC5", "#B0BEC5", "#B0BEC5", "#B0BEC5", "#B0BEC5", "#B0BEC5", "#B0BEC5", "#B0BEC5", "#B0BEC5", "#B0BEC5", "#B0BEC5", "#B0BEC5", "#B0BEC5", "#B0BEC5", "#B0BEC5", "#B0BEC5", "#B0BEC5", "#B0BEC5", "red", "#B0BEC5", "#B0BEC5", "#B0BEC5", "#B0BEC5", "#B0BEC5", "#B0BEC5", "#B0BEC5", "#B0BEC5", "#B0BEC5", "#B0BEC5"]]}], "label": "Topic 34", "method": "update"}, {"args": [{"marker.color": [["#B0BEC5", "#B0BEC5", "#B0BEC5", "#B0BEC5", "#B0BEC5", "#B0BEC5", "#B0BEC5", "#B0BEC5", "#B0BEC5", "#B0BEC5", "#B0BEC5", "#B0BEC5", "#B0BEC5", "#B0BEC5", "#B0BEC5", "#B0BEC5", "#B0BEC5", "#B0BEC5", "#B0BEC5", "#B0BEC5", "#B0BEC5", "#B0BEC5", "#B0BEC5", "#B0BEC5", "#B0BEC5", "#B0BEC5", "#B0BEC5", "#B0BEC5", "#B0BEC5", "#B0BEC5", "#B0BEC5", "#B0BEC5", "#B0BEC5", "#B0BEC5", "#B0BEC5", "red", "#B0BEC5", "#B0BEC5", "#B0BEC5", "#B0BEC5", "#B0BEC5", "#B0BEC5", "#B0BEC5", "#B0BEC5", "#B0BEC5"]]}], "label": "Topic 35", "method": "update"}, {"args": [{"marker.color": [["#B0BEC5", "#B0BEC5", "#B0BEC5", "#B0BEC5", "#B0BEC5", "#B0BEC5", "#B0BEC5", "#B0BEC5", "#B0BEC5", "#B0BEC5", "#B0BEC5", "#B0BEC5", "#B0BEC5", "#B0BEC5", "#B0BEC5", "#B0BEC5", "#B0BEC5", "#B0BEC5", "#B0BEC5", "#B0BEC5", "#B0BEC5", "#B0BEC5", "#B0BEC5", "#B0BEC5", "#B0BEC5", "#B0BEC5", "#B0BEC5", "#B0BEC5", "#B0BEC5", "#B0BEC5", "#B0BEC5", "#B0BEC5", "#B0BEC5", "#B0BEC5", "#B0BEC5", "#B0BEC5", "red", "#B0BEC5", "#B0BEC5", "#B0BEC5", "#B0BEC5", "#B0BEC5", "#B0BEC5", "#B0BEC5", "#B0BEC5"]]}], "label": "Topic 36", "method": "update"}, {"args": [{"marker.color": [["#B0BEC5", "#B0BEC5", "#B0BEC5", "#B0BEC5", "#B0BEC5", "#B0BEC5", "#B0BEC5", "#B0BEC5", "#B0BEC5", "#B0BEC5", "#B0BEC5", "#B0BEC5", "#B0BEC5", "#B0BEC5", "#B0BEC5", "#B0BEC5", "#B0BEC5", "#B0BEC5", "#B0BEC5", "#B0BEC5", "#B0BEC5", "#B0BEC5", "#B0BEC5", "#B0BEC5", "#B0BEC5", "#B0BEC5", "#B0BEC5", "#B0BEC5", "#B0BEC5", "#B0BEC5", "#B0BEC5", "#B0BEC5", "#B0BEC5", "#B0BEC5", "#B0BEC5", "#B0BEC5", "#B0BEC5", "red", "#B0BEC5", "#B0BEC5", "#B0BEC5", "#B0BEC5", "#B0BEC5", "#B0BEC5", "#B0BEC5"]]}], "label": "Topic 37", "method": "update"}, {"args": [{"marker.color": [["#B0BEC5", "#B0BEC5", "#B0BEC5", "#B0BEC5", "#B0BEC5", "#B0BEC5", "#B0BEC5", "#B0BEC5", "#B0BEC5", "#B0BEC5", "#B0BEC5", "#B0BEC5", "#B0BEC5", "#B0BEC5", "#B0BEC5", "#B0BEC5", "#B0BEC5", "#B0BEC5", "#B0BEC5", "#B0BEC5", "#B0BEC5", "#B0BEC5", "#B0BEC5", "#B0BEC5", "#B0BEC5", "#B0BEC5", "#B0BEC5", "#B0BEC5", "#B0BEC5", "#B0BEC5", "#B0BEC5", "#B0BEC5", "#B0BEC5", "#B0BEC5", "#B0BEC5", "#B0BEC5", "#B0BEC5", "#B0BEC5", "red", "#B0BEC5", "#B0BEC5", "#B0BEC5", "#B0BEC5", "#B0BEC5", "#B0BEC5"]]}], "label": "Topic 38", "method": "update"}, {"args": [{"marker.color": [["#B0BEC5", "#B0BEC5", "#B0BEC5", "#B0BEC5", "#B0BEC5", "#B0BEC5", "#B0BEC5", "#B0BEC5", "#B0BEC5", "#B0BEC5", "#B0BEC5", "#B0BEC5", "#B0BEC5", "#B0BEC5", "#B0BEC5", "#B0BEC5", "#B0BEC5", "#B0BEC5", "#B0BEC5", "#B0BEC5", "#B0BEC5", "#B0BEC5", "#B0BEC5", "#B0BEC5", "#B0BEC5", "#B0BEC5", "#B0BEC5", "#B0BEC5", "#B0BEC5", "#B0BEC5", "#B0BEC5", "#B0BEC5", "#B0BEC5", "#B0BEC5", "#B0BEC5", "#B0BEC5", "#B0BEC5", "#B0BEC5", "#B0BEC5", "red", "#B0BEC5", "#B0BEC5", "#B0BEC5", "#B0BEC5", "#B0BEC5"]]}], "label": "Topic 39", "method": "update"}, {"args": [{"marker.color": [["#B0BEC5", "#B0BEC5", "#B0BEC5", "#B0BEC5", "#B0BEC5", "#B0BEC5", "#B0BEC5", "#B0BEC5", "#B0BEC5", "#B0BEC5", "#B0BEC5", "#B0BEC5", "#B0BEC5", "#B0BEC5", "#B0BEC5", "#B0BEC5", "#B0BEC5", "#B0BEC5", "#B0BEC5", "#B0BEC5", "#B0BEC5", "#B0BEC5", "#B0BEC5", "#B0BEC5", "#B0BEC5", "#B0BEC5", "#B0BEC5", "#B0BEC5", "#B0BEC5", "#B0BEC5", "#B0BEC5", "#B0BEC5", "#B0BEC5", "#B0BEC5", "#B0BEC5", "#B0BEC5", "#B0BEC5", "#B0BEC5", "#B0BEC5", "#B0BEC5", "red", "#B0BEC5", "#B0BEC5", "#B0BEC5", "#B0BEC5"]]}], "label": "Topic 40", "method": "update"}, {"args": [{"marker.color": [["#B0BEC5", "#B0BEC5", "#B0BEC5", "#B0BEC5", "#B0BEC5", "#B0BEC5", "#B0BEC5", "#B0BEC5", "#B0BEC5", "#B0BEC5", "#B0BEC5", "#B0BEC5", "#B0BEC5", "#B0BEC5", "#B0BEC5", "#B0BEC5", "#B0BEC5", "#B0BEC5", "#B0BEC5", "#B0BEC5", "#B0BEC5", "#B0BEC5", "#B0BEC5", "#B0BEC5", "#B0BEC5", "#B0BEC5", "#B0BEC5", "#B0BEC5", "#B0BEC5", "#B0BEC5", "#B0BEC5", "#B0BEC5", "#B0BEC5", "#B0BEC5", "#B0BEC5", "#B0BEC5", "#B0BEC5", "#B0BEC5", "#B0BEC5", "#B0BEC5", "#B0BEC5", "red", "#B0BEC5", "#B0BEC5", "#B0BEC5"]]}], "label": "Topic 41", "method": "update"}, {"args": [{"marker.color": [["#B0BEC5", "#B0BEC5", "#B0BEC5", "#B0BEC5", "#B0BEC5", "#B0BEC5", "#B0BEC5", "#B0BEC5", "#B0BEC5", "#B0BEC5", "#B0BEC5", "#B0BEC5", "#B0BEC5", "#B0BEC5", "#B0BEC5", "#B0BEC5", "#B0BEC5", "#B0BEC5", "#B0BEC5", "#B0BEC5", "#B0BEC5", "#B0BEC5", "#B0BEC5", "#B0BEC5", "#B0BEC5", "#B0BEC5", "#B0BEC5", "#B0BEC5", "#B0BEC5", "#B0BEC5", "#B0BEC5", "#B0BEC5", "#B0BEC5", "#B0BEC5", "#B0BEC5", "#B0BEC5", "#B0BEC5", "#B0BEC5", "#B0BEC5", "#B0BEC5", "#B0BEC5", "#B0BEC5", "red", "#B0BEC5", "#B0BEC5"]]}], "label": "Topic 42", "method": "update"}, {"args": [{"marker.color": [["#B0BEC5", "#B0BEC5", "#B0BEC5", "#B0BEC5", "#B0BEC5", "#B0BEC5", "#B0BEC5", "#B0BEC5", "#B0BEC5", "#B0BEC5", "#B0BEC5", "#B0BEC5", "#B0BEC5", "#B0BEC5", "#B0BEC5", "#B0BEC5", "#B0BEC5", "#B0BEC5", "#B0BEC5", "#B0BEC5", "#B0BEC5", "#B0BEC5", "#B0BEC5", "#B0BEC5", "#B0BEC5", "#B0BEC5", "#B0BEC5", "#B0BEC5", "#B0BEC5", "#B0BEC5", "#B0BEC5", "#B0BEC5", "#B0BEC5", "#B0BEC5", "#B0BEC5", "#B0BEC5", "#B0BEC5", "#B0BEC5", "#B0BEC5", "#B0BEC5", "#B0BEC5", "#B0BEC5", "#B0BEC5", "red", "#B0BEC5"]]}], "label": "Topic 43", "method": "update"}, {"args": [{"marker.color": [["#B0BEC5", "#B0BEC5", "#B0BEC5", "#B0BEC5", "#B0BEC5", "#B0BEC5", "#B0BEC5", "#B0BEC5", "#B0BEC5", "#B0BEC5", "#B0BEC5", "#B0BEC5", "#B0BEC5", "#B0BEC5", "#B0BEC5", "#B0BEC5", "#B0BEC5", "#B0BEC5", "#B0BEC5", "#B0BEC5", "#B0BEC5", "#B0BEC5", "#B0BEC5", "#B0BEC5", "#B0BEC5", "#B0BEC5", "#B0BEC5", "#B0BEC5", "#B0BEC5", "#B0BEC5", "#B0BEC5", "#B0BEC5", "#B0BEC5", "#B0BEC5", "#B0BEC5", "#B0BEC5", "#B0BEC5", "#B0BEC5", "#B0BEC5", "#B0BEC5", "#B0BEC5", "#B0BEC5", "#B0BEC5", "#B0BEC5", "red"]]}], "label": "Topic 44", "method": "update"}]}], "title": {"font": {"color": "Black", "size": 22}, "text": "<b>Intertopic Distance Map</b>", "x": 0.5, "xanchor": "center", "y": 0.95, "yanchor": "top"}, "width": 650, "xaxis": {"anchor": "y", "domain": [0, 1], "range": [-1.287, 16.99], "title": {"text": ""}, "visible": false}, "yaxis": {"anchor": "x", "domain": [0, 1], "range": [-10.48, 21.89], "title": {"text": ""}, "visible": false}}}
